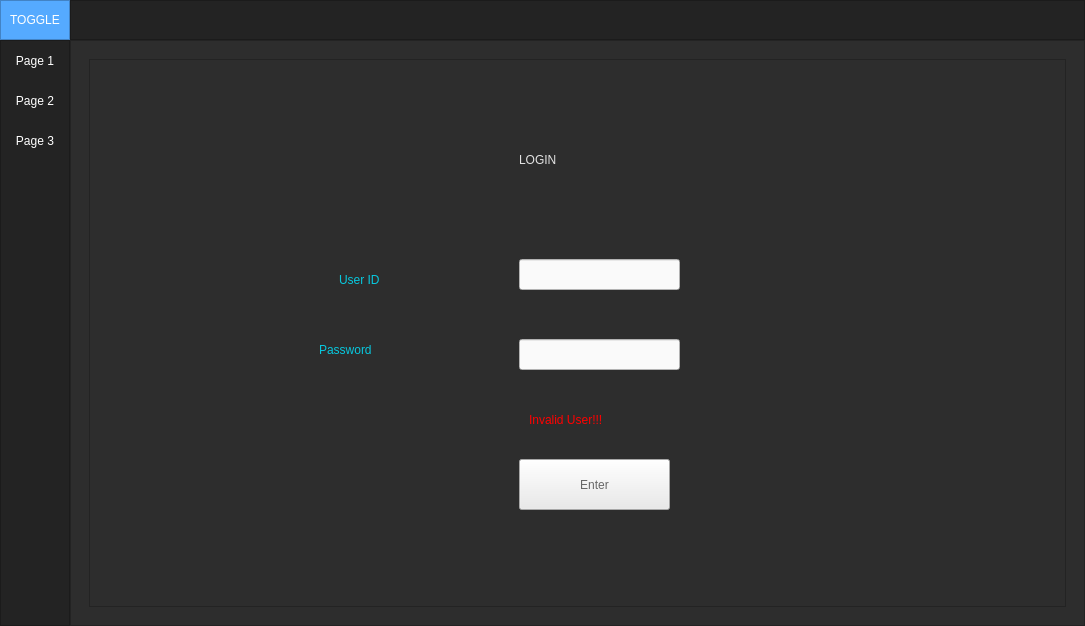
<?xml version="1.0" encoding="UTF-8"?>
<ui version="4.0">
 <class>MainWindow</class>
 <widget class="QMainWindow" name="MainWindow">
  <property name="geometry">
   <rect>
    <x>0</x>
    <y>0</y>
    <width>1085</width>
    <height>626</height>
   </rect>
  </property>
  <property name="minimumSize">
   <size>
    <width>1000</width>
    <height>500</height>
   </size>
  </property>
  <property name="windowTitle">
   <string>MainWindow</string>
  </property>
  <property name="styleSheet">
   <string notr="true">background-color: rgb(45, 45, 45);</string>
  </property>
  <widget class="QWidget" name="centralwidget">
   <layout class="QVBoxLayout" name="verticalLayout">
    <property name="spacing">
     <number>0</number>
    </property>
    <property name="leftMargin">
     <number>0</number>
    </property>
    <property name="topMargin">
     <number>0</number>
    </property>
    <property name="rightMargin">
     <number>0</number>
    </property>
    <property name="bottomMargin">
     <number>0</number>
    </property>
    <item>
     <widget class="QFrame" name="Top_Bar">
      <property name="maximumSize">
       <size>
        <width>16777215</width>
        <height>40</height>
       </size>
      </property>
      <property name="styleSheet">
       <string notr="true">background-color: rgb(35, 35, 35);</string>
      </property>
      <property name="frameShape">
       <enum>QFrame::NoFrame</enum>
      </property>
      <property name="frameShadow">
       <enum>QFrame::Raised</enum>
      </property>
      <layout class="QHBoxLayout" name="horizontalLayout">
       <property name="spacing">
        <number>0</number>
       </property>
       <property name="leftMargin">
        <number>0</number>
       </property>
       <property name="topMargin">
        <number>0</number>
       </property>
       <property name="rightMargin">
        <number>0</number>
       </property>
       <property name="bottomMargin">
        <number>0</number>
       </property>
       <item>
        <widget class="QFrame" name="frame_toggle">
         <property name="maximumSize">
          <size>
           <width>70</width>
           <height>40</height>
          </size>
         </property>
         <property name="styleSheet">
          <string notr="true">background-color: rgb(85, 170, 255);</string>
         </property>
         <property name="frameShape">
          <enum>QFrame::StyledPanel</enum>
         </property>
         <property name="frameShadow">
          <enum>QFrame::Raised</enum>
         </property>
         <layout class="QVBoxLayout" name="verticalLayout_2">
          <property name="spacing">
           <number>0</number>
          </property>
          <property name="leftMargin">
           <number>0</number>
          </property>
          <property name="topMargin">
           <number>0</number>
          </property>
          <property name="rightMargin">
           <number>0</number>
          </property>
          <property name="bottomMargin">
           <number>0</number>
          </property>
          <item>
           <widget class="QPushButton" name="Btn_Toggle">
            <property name="sizePolicy">
             <sizepolicy hsizetype="Expanding" vsizetype="Expanding">
              <horstretch>0</horstretch>
              <verstretch>0</verstretch>
             </sizepolicy>
            </property>
            <property name="styleSheet">
             <string notr="true">color: rgb(255, 255, 255);
border: 0px solid;</string>
            </property>
            <property name="text">
             <string>TOGGLE</string>
            </property>
           </widget>
          </item>
         </layout>
        </widget>
       </item>
       <item>
        <widget class="QFrame" name="frame_top">
         <property name="frameShape">
          <enum>QFrame::StyledPanel</enum>
         </property>
         <property name="frameShadow">
          <enum>QFrame::Raised</enum>
         </property>
        </widget>
       </item>
      </layout>
     </widget>
    </item>
    <item>
     <widget class="QFrame" name="Content">
      <property name="frameShape">
       <enum>QFrame::NoFrame</enum>
      </property>
      <property name="frameShadow">
       <enum>QFrame::Raised</enum>
      </property>
      <layout class="QHBoxLayout" name="horizontalLayout_2">
       <property name="spacing">
        <number>0</number>
       </property>
       <property name="leftMargin">
        <number>0</number>
       </property>
       <property name="topMargin">
        <number>0</number>
       </property>
       <property name="rightMargin">
        <number>0</number>
       </property>
       <property name="bottomMargin">
        <number>0</number>
       </property>
       <item>
        <widget class="QFrame" name="frame_left_menu">
         <property name="minimumSize">
          <size>
           <width>70</width>
           <height>0</height>
          </size>
         </property>
         <property name="maximumSize">
          <size>
           <width>70</width>
           <height>16777215</height>
          </size>
         </property>
         <property name="styleSheet">
          <string notr="true">background-color: rgb(35, 35, 35);</string>
         </property>
         <property name="frameShape">
          <enum>QFrame::StyledPanel</enum>
         </property>
         <property name="frameShadow">
          <enum>QFrame::Raised</enum>
         </property>
         <layout class="QVBoxLayout" name="verticalLayout_3">
          <property name="leftMargin">
           <number>0</number>
          </property>
          <property name="topMargin">
           <number>0</number>
          </property>
          <property name="rightMargin">
           <number>0</number>
          </property>
          <property name="bottomMargin">
           <number>0</number>
          </property>
          <item alignment="Qt::AlignTop">
           <widget class="QFrame" name="frame_top_menus">
            <property name="frameShape">
             <enum>QFrame::NoFrame</enum>
            </property>
            <property name="frameShadow">
             <enum>QFrame::Raised</enum>
            </property>
            <layout class="QVBoxLayout" name="verticalLayout_4">
             <property name="spacing">
              <number>0</number>
             </property>
             <property name="leftMargin">
              <number>0</number>
             </property>
             <property name="topMargin">
              <number>0</number>
             </property>
             <property name="rightMargin">
              <number>0</number>
             </property>
             <property name="bottomMargin">
              <number>0</number>
             </property>
             <item>
              <widget class="QPushButton" name="btn_page_1">
               <property name="minimumSize">
                <size>
                 <width>0</width>
                 <height>40</height>
                </size>
               </property>
               <property name="styleSheet">
                <string notr="true">QPushButton {
	color: rgb(255, 255, 255);
	background-color: rgb(35, 35, 35);
	border: 0px solid;
}
QPushButton:hover {
	background-color: rgb(85, 170, 255);
}</string>
               </property>
               <property name="text">
                <string>Page 1</string>
               </property>
              </widget>
             </item>
             <item>
              <widget class="QPushButton" name="btn_page_2">
               <property name="minimumSize">
                <size>
                 <width>0</width>
                 <height>40</height>
                </size>
               </property>
               <property name="styleSheet">
                <string notr="true">QPushButton {
	color: rgb(255, 255, 255);
	background-color: rgb(35, 35, 35);
	border: 0px solid;
}
QPushButton:hover {
	background-color: rgb(85, 170, 255);
}</string>
               </property>
               <property name="text">
                <string>Page 2</string>
               </property>
              </widget>
             </item>
             <item>
              <widget class="QPushButton" name="btn_page_3">
               <property name="minimumSize">
                <size>
                 <width>0</width>
                 <height>40</height>
                </size>
               </property>
               <property name="styleSheet">
                <string notr="true">QPushButton {
	color: rgb(255, 255, 255);
	background-color: rgb(35, 35, 35);
	border: 0px solid;
}
QPushButton:hover {
	background-color: rgb(85, 170, 255);
}</string>
               </property>
               <property name="text">
                <string>Page 3</string>
               </property>
              </widget>
             </item>
            </layout>
           </widget>
          </item>
         </layout>
        </widget>
       </item>
       <item>
        <widget class="QFrame" name="frame_pages">
         <property name="frameShape">
          <enum>QFrame::StyledPanel</enum>
         </property>
         <property name="frameShadow">
          <enum>QFrame::Raised</enum>
         </property>
         <layout class="QVBoxLayout" name="verticalLayout_5">
          <item>
           <widget class="QStackedWidget" name="stackedWidget">
            <property name="currentIndex">
             <number>0</number>
            </property>
            <widget class="QWidget" name="page_1">
             <layout class="QVBoxLayout" name="verticalLayout_7">
              <item>
               <widget class="QFrame" name="frame">
                <property name="frameShape">
                 <enum>QFrame::StyledPanel</enum>
                </property>
                <property name="frameShadow">
                 <enum>QFrame::Raised</enum>
                </property>
                <widget class="QLineEdit" name="lineEdit">
                 <property name="geometry">
                  <rect>
                   <x>430</x>
                   <y>200</y>
                   <width>161</width>
                   <height>31</height>
                  </rect>
                 </property>
                 <property name="styleSheet">
                  <string notr="true">background-color: rgb(250, 250, 250);
font: 14pt &quot;MS Shell Dlg 2&quot;;</string>
                 </property>
                </widget>
                <widget class="QPushButton" name="pushButton_5">
                 <property name="geometry">
                  <rect>
                   <x>430</x>
                   <y>400</y>
                   <width>151</width>
                   <height>51</height>
                  </rect>
                 </property>
                 <property name="styleSheet">
                  <string notr="true">background-color: rgb(234, 234, 234);
font: 14pt &quot;MS Shell Dlg 2&quot;;
color: rgb(103, 103, 103);</string>
                 </property>
                 <property name="text">
                  <string>Enter</string>
                 </property>
                </widget>
                <widget class="QLabel" name="label_3">
                 <property name="geometry">
                  <rect>
                   <x>250</x>
                   <y>210</y>
                   <width>101</width>
                   <height>21</height>
                  </rect>
                 </property>
                 <property name="styleSheet">
                  <string notr="true">color: rgb(7, 200, 222);
font: 16pt &quot;MS Shell Dlg 2&quot;;</string>
                 </property>
                 <property name="text">
                  <string>User ID</string>
                 </property>
                </widget>
                <widget class="QLabel" name="label_4">
                 <property name="geometry">
                  <rect>
                   <x>230</x>
                   <y>280</y>
                   <width>121</width>
                   <height>21</height>
                  </rect>
                 </property>
                 <property name="styleSheet">
                  <string notr="true">color: rgb(7, 200, 222);
font: 16pt &quot;MS Shell Dlg 2&quot;;</string>
                 </property>
                 <property name="text">
                  <string>Password</string>
                 </property>
                </widget>
                <widget class="QLabel" name="label_5">
                 <property name="geometry">
                  <rect>
                   <x>440</x>
                   <y>350</y>
                   <width>131</width>
                   <height>21</height>
                  </rect>
                 </property>
                 <property name="styleSheet">
                  <string notr="true">font: 12pt &quot;MS Shell Dlg 2&quot;;
color: rgb(255, 0, 0);</string>
                 </property>
                 <property name="text">
                  <string>Invalid User!!!</string>
                 </property>
                </widget>
                <widget class="QLineEdit" name="lineEdit_2">
                 <property name="geometry">
                  <rect>
                   <x>430</x>
                   <y>280</y>
                   <width>161</width>
                   <height>31</height>
                  </rect>
                 </property>
                 <property name="styleSheet">
                  <string notr="true">background-color: rgb(250, 250, 250);
font: 14pt &quot;MS Shell Dlg 2&quot;;</string>
                 </property>
                </widget>
                <widget class="QLabel" name="label_6">
                 <property name="geometry">
                  <rect>
                   <x>430</x>
                   <y>80</y>
                   <width>151</width>
                   <height>41</height>
                  </rect>
                 </property>
                 <property name="styleSheet">
                  <string notr="true">color: rgb(226, 226, 226);
font: 28pt &quot;MS Shell Dlg 2&quot;;</string>
                 </property>
                 <property name="text">
                  <string>LOGIN</string>
                 </property>
                </widget>
               </widget>
              </item>
             </layout>
            </widget>
            <widget class="QWidget" name="page_2">
             <layout class="QVBoxLayout" name="verticalLayout_6">
              <item>
               <widget class="QFrame" name="frame_2">
                <property name="frameShape">
                 <enum>QFrame::StyledPanel</enum>
                </property>
                <property name="frameShadow">
                 <enum>QFrame::Raised</enum>
                </property>
                <widget class="QLabel" name="label_25">
                 <property name="geometry">
                  <rect>
                   <x>280</x>
                   <y>200</y>
                   <width>71</width>
                   <height>21</height>
                  </rect>
                 </property>
                 <property name="styleSheet">
                  <string notr="true">font: 16pt &quot;MS Shell Dlg 2&quot;;</string>
                 </property>
                 <property name="text">
                  <string>Id</string>
                 </property>
                </widget>
                <widget class="QLabel" name="label_28">
                 <property name="geometry">
                  <rect>
                   <x>250</x>
                   <y>400</y>
                   <width>81</width>
                   <height>21</height>
                  </rect>
                 </property>
                 <property name="styleSheet">
                  <string notr="true">font: 16pt &quot;MS Shell Dlg 2&quot;;</string>
                 </property>
                 <property name="text">
                  <string>Stock</string>
                 </property>
                </widget>
                <widget class="QLineEdit" name="lineEdit_27">
                 <property name="geometry">
                  <rect>
                   <x>380</x>
                   <y>250</y>
                   <width>221</width>
                   <height>31</height>
                  </rect>
                 </property>
                 <property name="styleSheet">
                  <string notr="true">background-color: rgb(255, 255, 255);
font: 14pt &quot;MS Shell Dlg 2&quot;;</string>
                 </property>
                </widget>
                <widget class="QLineEdit" name="lineEdit_25">
                 <property name="geometry">
                  <rect>
                   <x>380</x>
                   <y>350</y>
                   <width>221</width>
                   <height>31</height>
                  </rect>
                 </property>
                 <property name="styleSheet">
                  <string notr="true">background-color: rgb(255, 255, 255);
font: 14pt &quot;MS Shell Dlg 2&quot;;</string>
                 </property>
                </widget>
                <widget class="QLineEdit" name="lineEdit_24">
                 <property name="geometry">
                  <rect>
                   <x>380</x>
                   <y>400</y>
                   <width>221</width>
                   <height>31</height>
                  </rect>
                 </property>
                 <property name="styleSheet">
                  <string notr="true">background-color: rgb(255, 255, 255);
font: 14pt &quot;MS Shell Dlg 2&quot;;</string>
                 </property>
                </widget>
                <widget class="QPushButton" name="pushButton_6">
                 <property name="geometry">
                  <rect>
                   <x>420</x>
                   <y>490</y>
                   <width>141</width>
                   <height>41</height>
                  </rect>
                 </property>
                 <property name="styleSheet">
                  <string notr="true">background-color: rgb(235, 235, 235);
font: 16pt &quot;MS Shell Dlg 2&quot;;
color: rgb(85, 170, 255);</string>
                 </property>
                 <property name="text">
                  <string>Confirm</string>
                 </property>
                </widget>
                <widget class="QLineEdit" name="lineEdit_26">
                 <property name="geometry">
                  <rect>
                   <x>380</x>
                   <y>190</y>
                   <width>221</width>
                   <height>31</height>
                  </rect>
                 </property>
                 <property name="styleSheet">
                  <string notr="true">background-color: rgb(255, 255, 255);
font: 14pt &quot;MS Shell Dlg 2&quot;;</string>
                 </property>
                </widget>
                <widget class="QLineEdit" name="lineEdit_23">
                 <property name="geometry">
                  <rect>
                   <x>380</x>
                   <y>301</y>
                   <width>221</width>
                   <height>31</height>
                  </rect>
                 </property>
                 <property name="styleSheet">
                  <string notr="true">background-color: rgb(255, 255, 255);
font: 14pt &quot;MS Shell Dlg 2&quot;;</string>
                 </property>
                </widget>
                <widget class="QLabel" name="label_29">
                 <property name="geometry">
                  <rect>
                   <x>180</x>
                   <y>300</y>
                   <width>141</width>
                   <height>21</height>
                  </rect>
                 </property>
                 <property name="styleSheet">
                  <string notr="true">font: 16pt &quot;MS Shell Dlg 2&quot;;</string>
                 </property>
                 <property name="text">
                  <string>RFID Value</string>
                 </property>
                </widget>
                <widget class="QLabel" name="label_26">
                 <property name="geometry">
                  <rect>
                   <x>250</x>
                   <y>350</y>
                   <width>71</width>
                   <height>21</height>
                  </rect>
                 </property>
                 <property name="styleSheet">
                  <string notr="true">font: 16pt &quot;MS Shell Dlg 2&quot;;</string>
                 </property>
                 <property name="text">
                  <string>Price</string>
                 </property>
                </widget>
                <widget class="QLabel" name="label_30">
                 <property name="geometry">
                  <rect>
                   <x>240</x>
                   <y>250</y>
                   <width>71</width>
                   <height>21</height>
                  </rect>
                 </property>
                 <property name="styleSheet">
                  <string notr="true">font: 16pt &quot;MS Shell Dlg 2&quot;;</string>
                 </property>
                 <property name="text">
                  <string>Name</string>
                 </property>
                </widget>
                <widget class="QLabel" name="label_27">
                 <property name="geometry">
                  <rect>
                   <x>260</x>
                   <y>10</y>
                   <width>441</width>
                   <height>71</height>
                  </rect>
                 </property>
                 <property name="styleSheet">
                  <string notr="true">font: 28pt &quot;MS Shell Dlg 2&quot;;
color: rgb(227, 227, 227);</string>
                 </property>
                 <property name="text">
                  <string>Welcome Employee</string>
                 </property>
                </widget>
               </widget>
              </item>
             </layout>
            </widget>
            <widget class="QWidget" name="page_3">
             <layout class="QVBoxLayout" name="verticalLayout_8">
              <item>
               <widget class="QLabel" name="label">
                <property name="font">
                 <font>
                  <pointsize>40</pointsize>
                 </font>
                </property>
                <property name="styleSheet">
                 <string notr="true">color: #FFF;</string>
                </property>
                <property name="text">
                 <string>PAGE 3</string>
                </property>
                <property name="alignment">
                 <set>Qt::AlignCenter</set>
                </property>
               </widget>
              </item>
             </layout>
            </widget>
           </widget>
          </item>
         </layout>
        </widget>
       </item>
      </layout>
     </widget>
    </item>
   </layout>
  </widget>
 </widget>
 <resources/>
 <connections/>
</ui>
